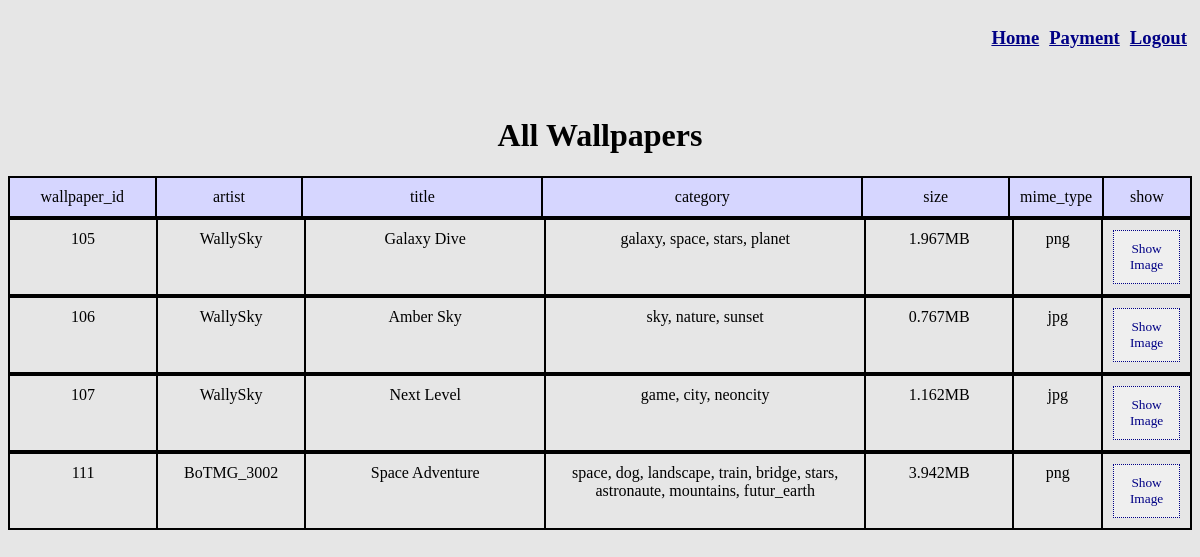
The app's page /admin/wallpaper.php (signed in) with its own data.
### tables this page shows
CREATE TABLE `wallpaper` (
  `id` int NOT NULL AUTO_INCREMENT,
  `artist_id` int NOT NULL,
  `artist` varchar(50) NOT NULL,
  `title` varchar(255) NOT NULL,
  `mime_type` varchar(10) NOT NULL,
  `url` varchar(255) NOT NULL,
  `resolution` varchar(30) NOT NULL,
  `size` varchar(255) NOT NULL,
  `category` varchar(255) NOT NULL,
  `is_premium` tinyint(1) NOT NULL,
  `price` int NOT NULL DEFAULT '0',
  `date_added` datetime NOT NULL DEFAULT CURRENT_TIMESTAMP,
  `hashcode` varchar(255) NOT NULL,
  PRIMARY KEY (`id`),
  KEY `artist_id` (`artist_id`),
  CONSTRAINT `wallpaper_ibfk_1` FOREIGN KEY (`artist_id`) REFERENCES `artist` (`user_id`) ON DELETE CASCADE ON UPDATE CASCADE
);

CREATE TABLE `artist` (
  `id` int NOT NULL AUTO_INCREMENT,
  `user_id` int NOT NULL,
  `username` varchar(50) NOT NULL,
  `email` varchar(50) NOT NULL,
  PRIMARY KEY (`id`),
  KEY `user_id` (`user_id`),
  CONSTRAINT `artist_ibfk_1` FOREIGN KEY (`user_id`) REFERENCES `users` (`id`) ON DELETE CASCADE ON UPDATE CASCADE
);

### admin/wallpaper.php (the view, shortened to what this page needs)
<?php
$con = conn();
$pending = $con->query("SELECT * FROM wallpaper");
?>
<!DOCTYPE html>
<html lang="en">
<head>
    <link rel="stylesheet" href="./style/index.css">
</head>
<body>
    <div class="navigation">
        <h3><a href="index.php">Home</a></h3>
        <h3><a href="payment.php">Payment</a></h3>
        <h3><a href="logout.php">Logout</a></h3>
    </div>
    <h1>All Wallpapers</h1>
    <section id="pending-walls">
        <div id="table">
            <div class="header row">
                <div class="wall-id attribute">wallpaper_id</div>
                <div class="wall-artist attribute">artist</div>
                <div class="wall-title attribute">title</div>
                <div class="wall-category attribute">category</div>
                <div class="wall-size attribute">size</div>
                <div class="wall-mime attribute">mime_type</div>
                <div class="show-img attribute">show</div>
            </div>
            <?php while ($wall = $pending->fetch_assoc()) {
                $artist = $con->query("SELECT * FROM artist WHERE `user_id`=" . $wall['artist_id'])->fetch_assoc();
            ?>
                <div class="row">
                    <div class="wall-id"><?= $wall['id'] ?></div>
                    <div class="wall-artist"><?= $artist['username'] ?></div>
                    <div class="wall-title"><?= $wall['title'] ?></div>
                    <div class="wall-cat"><?= $wall['category'] ?></div>
                    <div class="wall-size"><?= $wall['size'] ?></div>
                    <div class="wall-mime"><?= $wall['mime_type'] ?></div>
                    <div class="show-img">
                        <button onclick="openDialog('<?= $wall['url'] ?>')">
                            Show Image
                        </button>
                    </div>
                </div>
            <?php } ?>
        </div>
    </section>
</body>
</html>

### admin/style/index.css (style rules this page uses)
body { font-family: "CaskaydiaCove Nerd Font"; display: flex; align-items: center; justify-content: center; flex-direction: column; background-color: rgb(230, 230, 230); }
.row { display: grid; border-top: 2px solid black; border-right: 2px solid black; text-align: center; }
.row>div { border-left: 2px solid black; border-bottom: 2px solid black; padding: 10px; }
button { font-family: "CaskaydiaCove Nerd Font" !important; border: 1px dotted rgb(0, 0, 133); padding: 10px; color: rgb(0, 0, 133); cursor: pointer; }
html { block-size: 100%; }
h1 { margin-top: 50px; }
.header { background-color: rgb(214, 214, 255); }
.navigation { align-self: flex-end; justify-self: right; display: flex; }
.navigation h3 { padding-inline: 5px; }
a { color: rgb(0, 0, 133); }

### admin/wallpaper.php (style rules this page uses)
.row { grid-template-columns: 5fr 5fr 15em 20em 5fr 3fr 3fr; }

### records on screen
wallpaper: id "105", artist.username "WallySky", title "Galaxy Dive", category "galaxy, space, stars, planet", size "1.967MB", mime_type "png"
wallpaper: id "106", artist.username "WallySky", title "Amber Sky", category "sky, nature, sunset", size "0.767MB", mime_type "jpg"
wallpaper: id "107", artist.username "WallySky", title "Next Level", category "game, city, neoncity", size "1.162MB", mime_type "jpg"
wallpaper: id "111", artist.username "BoTMG_3002", title "Space Adventure", category "space, dog, landscape, train, bridge, stars, astronaute, mountains, futur_earth", size "3.942MB", mime_type "png"
